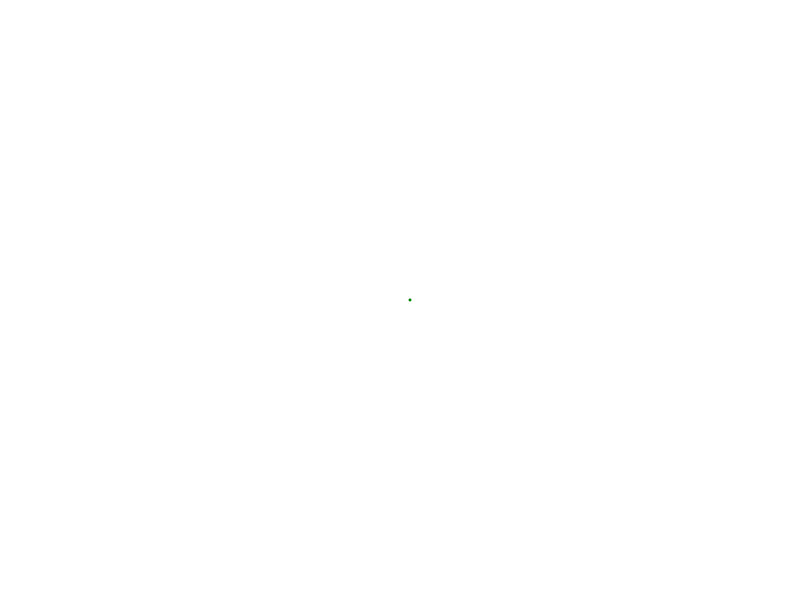
Frame 1 (no input)
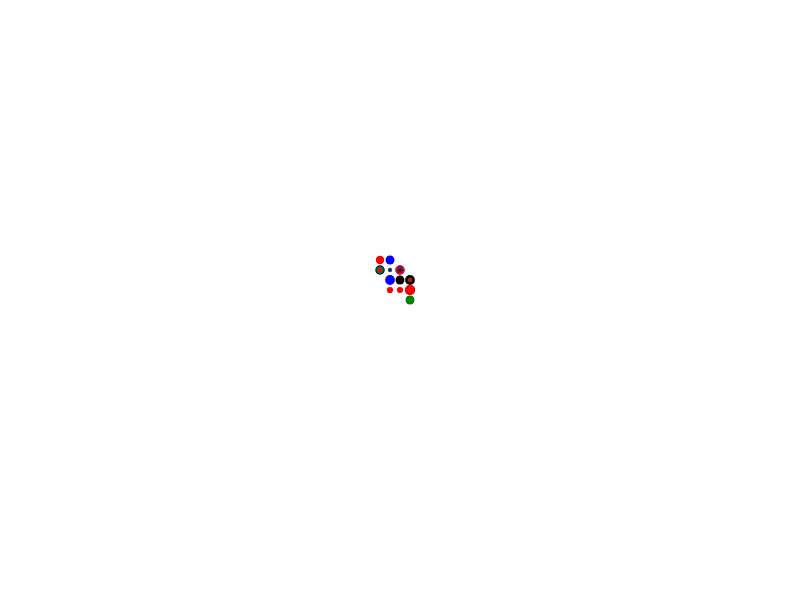
Frame 60 (no input)
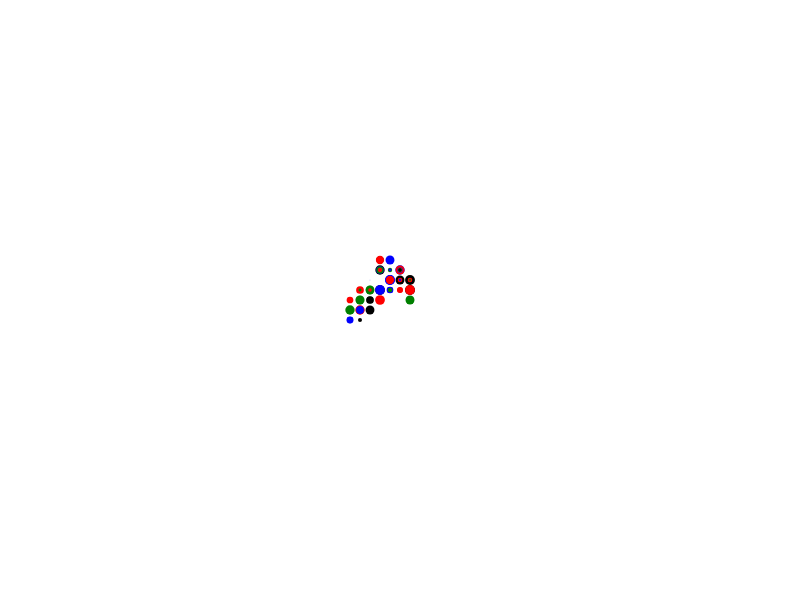
Frame 120 (the mouse pressed at the canvas centre since frame 60)

The p5.js sketch that drew these frames (run headless with seeded random() and noise() and a simulated clock; from frame 60 on, the mouse is pressed at the canvas centre):

// p5.js sketch
// ── sketch.js
var mover, stepSize = 10;


function setup() {
	createCanvas(800,600)
	mover = new Mover()
}

function draw() {
	//background(255)	
	mover.update();
	chooseColor();
	mover.checkEdges();
	mover.display();
}

function Mover(){
	this.x = width/2;
	this.y = height/2
}

Mover.prototype = {
	display: function(){
		noStroke()
		ellipse(this.x, this.y, random(stepSize));
	},
	update: function(){
		this.x += stepSize*(round(random(1) - random(1)));
		this.y += stepSize*(round(random(1) - random(1)));
	},
	checkEdges: function(){
		if(this.x > width){
			this.x -= stepSize
		}
		if(this.x < 0){
			this.x += stepSize
		}
		if(this.y > height){
			this.y -= stepSize
		}
		if(this.y < 0){
			this.y += stepSize
		}
		
	}
}

function chooseColor(){
	var filler = ['red', 'blue', 'green', 'black']
	var picker = round(random(3))
	fill(filler[picker])
	//fill(random(0, 50), random(0, 50), random(100, 200), 10)
}
